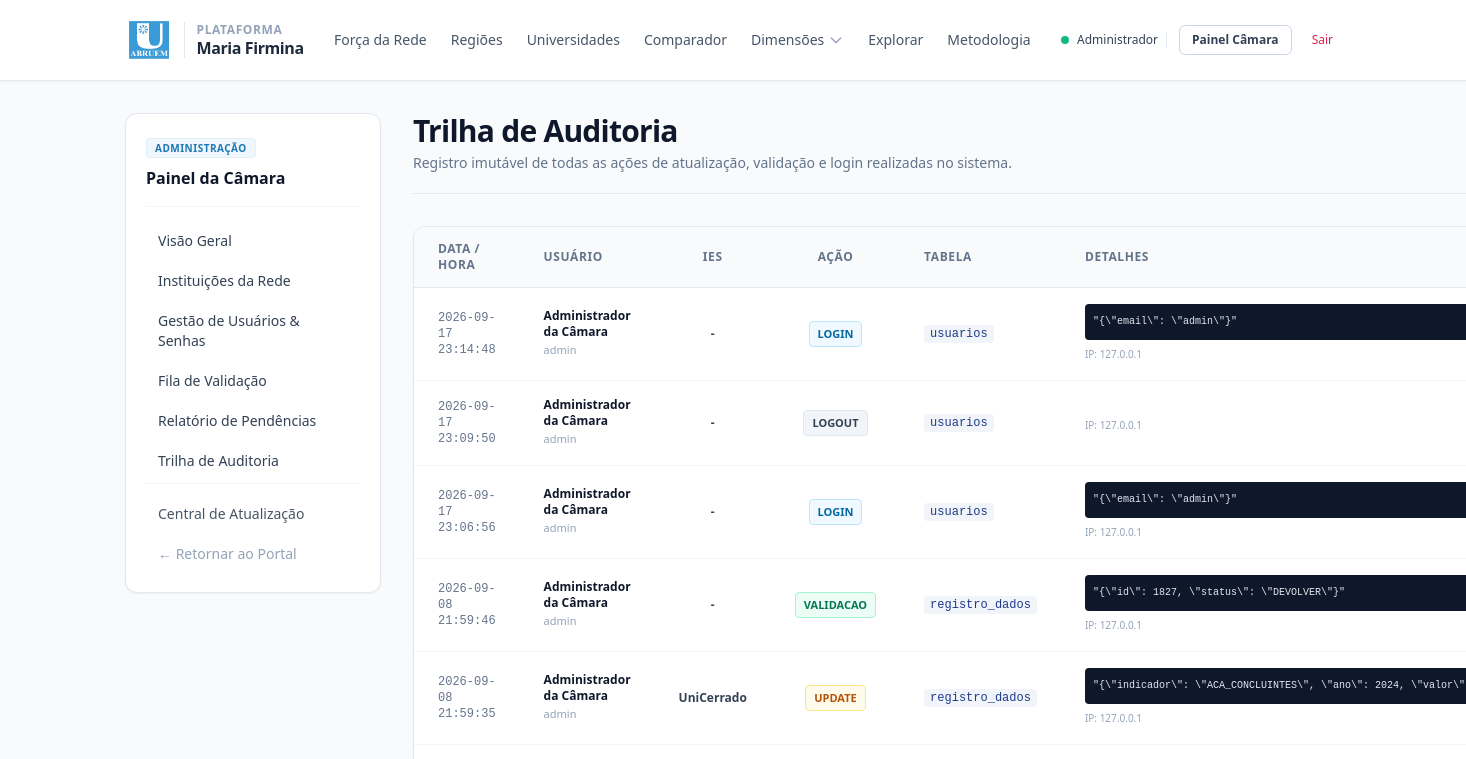
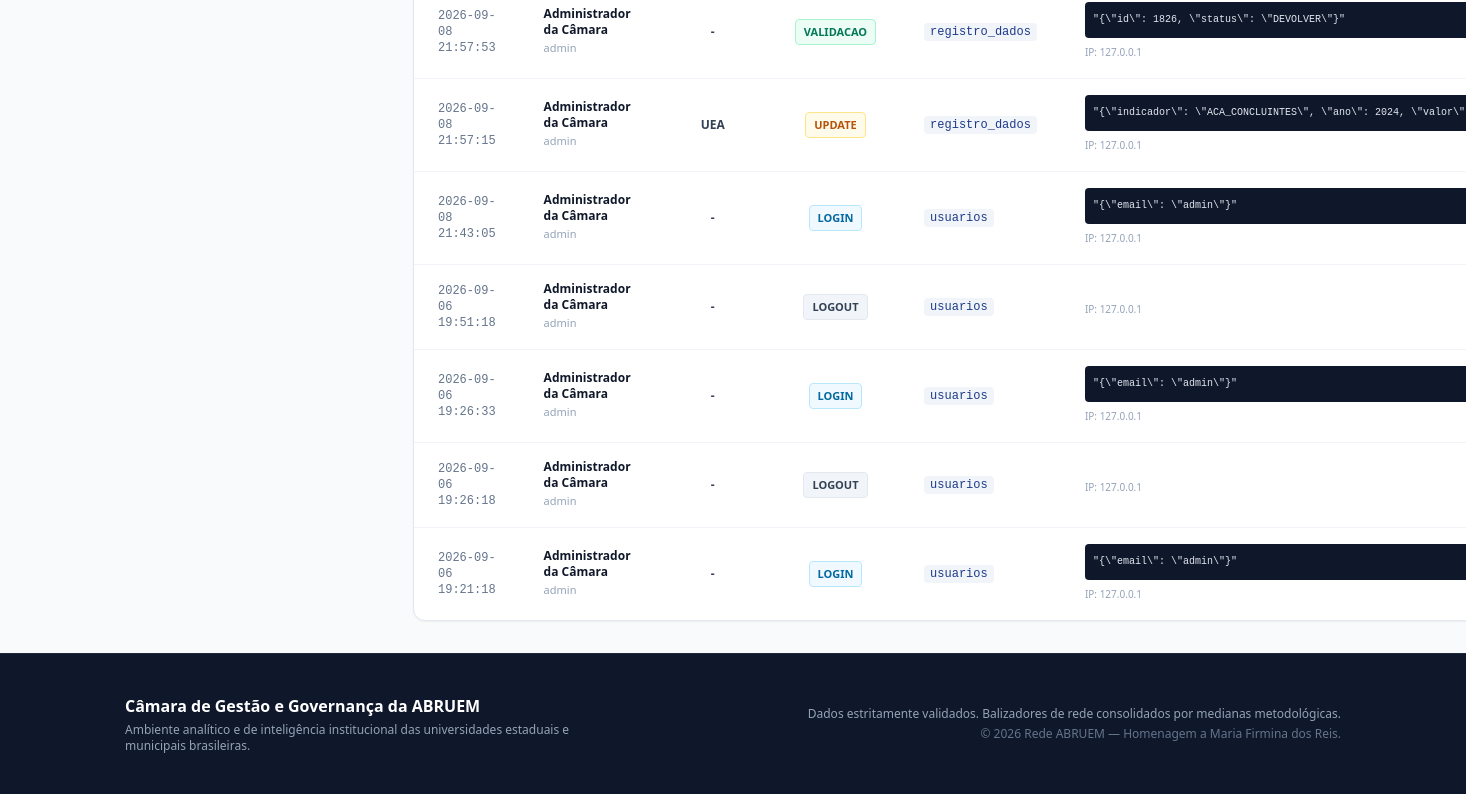
/admin/auditoria (signed in), run on an earlier commit of the app's database (2 pictures, top to bottom).
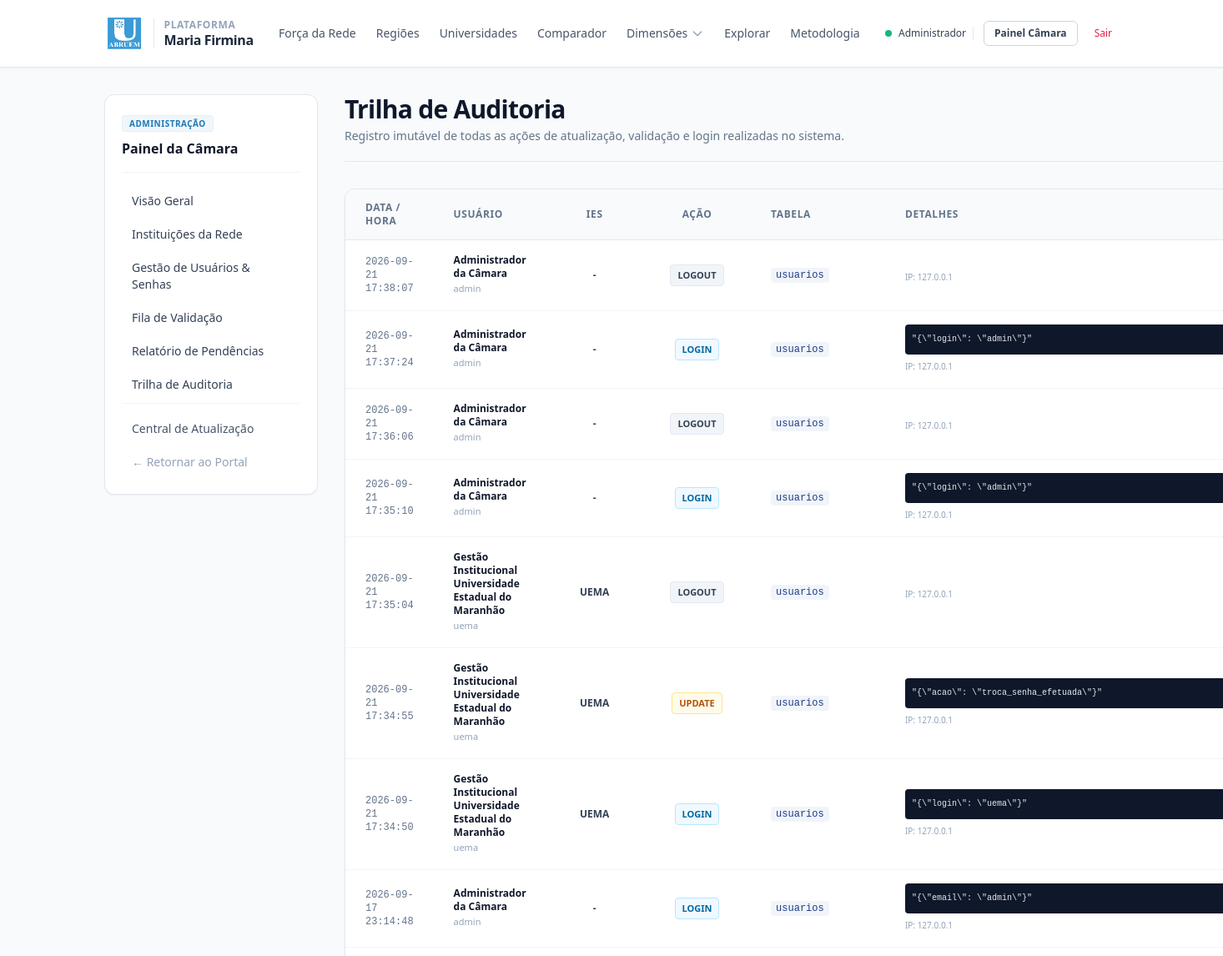
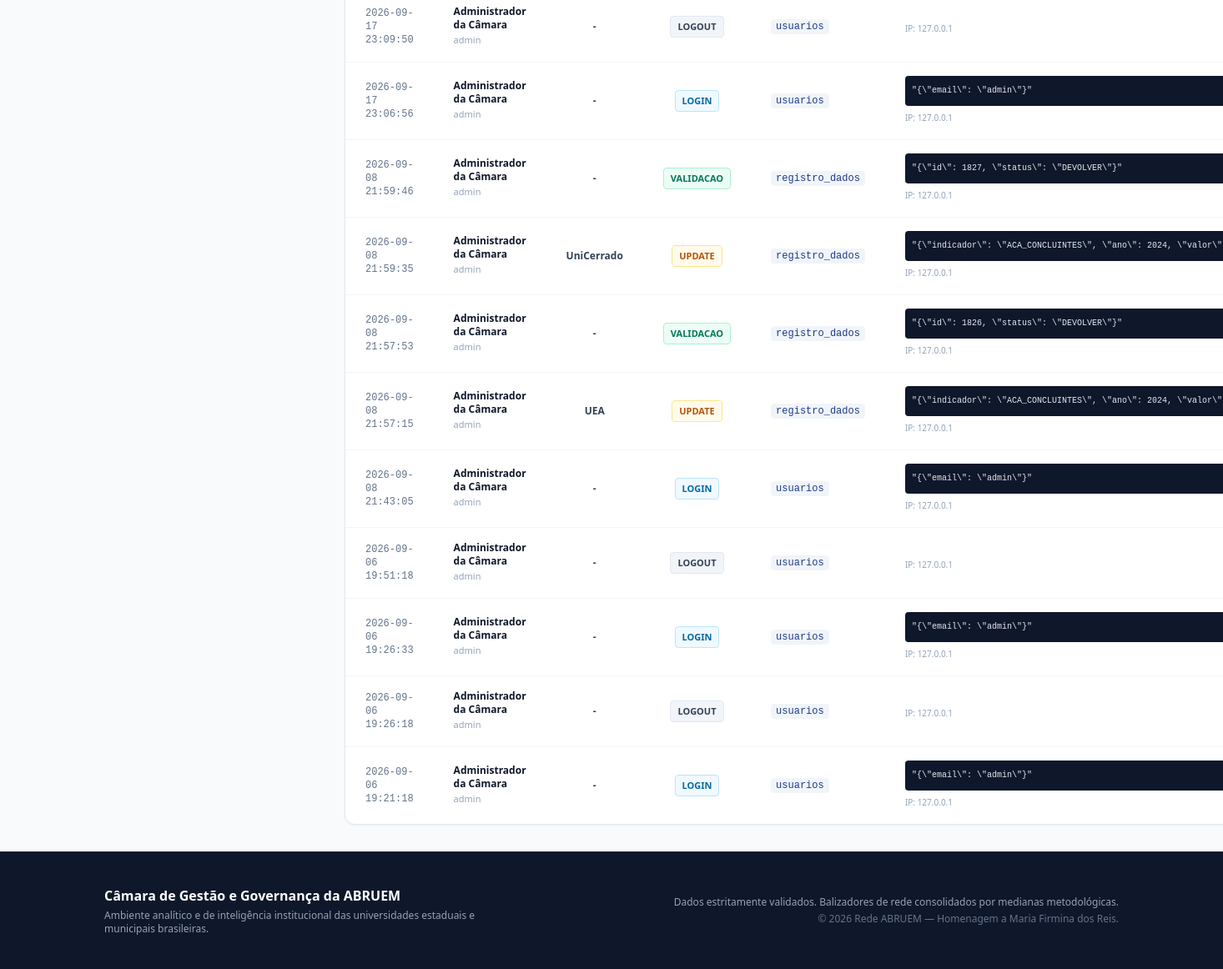
And on a later commit of the database (2 pictures, top to bottom).
### tables this page shows
CREATE TABLE auditoria (
    id INTEGER PRIMARY KEY AUTOINCREMENT,
    usuario_id INTEGER,
    universidade_id TEXT,
    tabela_afetada TEXT NOT NULL,
    acao TEXT NOT NULL,
    dados_antigos TEXT,
    dados_novos TEXT,
    ip_origem TEXT,
    criado_em DATETIME DEFAULT CURRENT_TIMESTAMP,
    FOREIGN KEY (usuario_id) REFERENCES usuarios(id) ON DELETE SET NULL,
    FOREIGN KEY (universidade_id) REFERENCES universidades(id) ON DELETE SET NULL
);

CREATE TABLE usuarios (
    id INTEGER PRIMARY KEY AUTOINCREMENT,
    nome TEXT NOT NULL,
    email TEXT NOT NULL UNIQUE,
    senha_hash TEXT NOT NULL,
    perfil TEXT NOT NULL,
    universidade_id TEXT,
    precisa_trocar_senha INTEGER DEFAULT 0,
    ativo INTEGER DEFAULT 1,
    criado_em DATETIME DEFAULT CURRENT_TIMESTAMP,
    FOREIGN KEY (universidade_id) REFERENCES universidades(id) ON DELETE SET NULL
);

CREATE TABLE universidades (
    id TEXT PRIMARY KEY,
    sigla TEXT NOT NULL UNIQUE,
    nome TEXT NOT NULL,
    tipo TEXT NOT NULL,
    uf TEXT NOT NULL,
    regiao TEXT NOT NULL,
    municipio_sede TEXT,
    ano_filiacao INTEGER,
    status TEXT DEFAULT 'ATIVA',
    criado_em DATETIME DEFAULT CURRENT_TIMESTAMP
, autonomia_financeira INTEGER DEFAULT 0);

### app/controllers/admin_controller.py (the view)
@admin_bp.route('/auditoria')
def auditoria():
    aud_repo = AuditoriaRepository()
    registros_aud = aud_repo.listar_ultimas(100)
    return render_template('admin/auditoria.html', auditoria=registros_aud)

### app/controllers/admin_controller.py (called while the page is built)
@admin_bp.before_request
def verificar_acesso_admin():
    if not AuthService.esta_autenticado() or not AuthService.exigir_admin():
        abort(403)

### app/repositories/auditoria_repository.py (called while the page is built)
    def listar_ultimas(self, limite=100):
        sql = """
            SELECT a.*, u.nome as usuario_nome, u.email as usuario_email,
                   uni.sigla as universidade_sigla
            FROM auditoria a
            LEFT JOIN usuarios u ON a.usuario_id = u.id
            LEFT JOIN universidades uni ON a.universidade_id = uni.id
            ORDER BY a.criado_em DESC
            LIMIT %s
        """
        return self.executar_consulta(sql, (limite,))

### app/repositories/base_repository.py (called while the page is built)
    def executar_consulta(self, sql, parametros=None):
        sql_sqlite = sql.replace('%s', '?')
        conn = get_db_connection()
        try:
            cursor = conn.cursor()
            cursor.execute(sql_sqlite, parametros or ())
            return cursor.fetchall()
        finally:
            conn.close()

### app/services/auth_service.py (called while the page is built)
    @staticmethod
    def esta_autenticado():
        return 'usuario_id' in session

    @staticmethod
    def exigir_admin():
        return session.get('perfil') == 'ADMIN_CAMARA'

### database/connection.py (called while the page is built)
def dict_factory(cursor, row):
    d = {}
    for idx, col in enumerate(cursor.description):
        d[col[0]] = row[idx]
    return d

def get_db_connection():
    caminho_db = Path(Config.DB_PATH)
    caminho_db.parent.mkdir(parents=True, exist_ok=True)
    conn = sqlite3.connect(str(caminho_db), timeout=30.0)
    conn.row_factory = dict_factory
    conn.execute("PRAGMA foreign_keys = ON;")
    return conn

### app/templates/admin/auditoria.html (shortened to what this page needs)
{% extends 'layouts/base.html' %}
{% block content %}
<div class="flex flex-col lg:flex-row items-start gap-8">
    {% include 'layouts/sidebar_admin.html' %}
    <div class="flex-1 w-full space-y-8">
        <div class="border-b border-slate-200 pb-5">
            <h1 class="text-2xl sm:text-3xl font-bold text-slate-900 tracking-tight">Trilha de Auditoria</h1>
            <p class="text-sm text-slate-500 mt-1">Registro imutável de todas as ações de atualização, validação e login realizadas no sistema.</p>
        </div>
        <div class="bg-white rounded-xl border border-slate-200 shadow-sm overflow-hidden">
            <div class="overflow-x-auto">
                <table class="w-full text-left text-sm text-slate-600">
                    <thead class="bg-slate-50 text-xs font-semibold uppercase tracking-wider text-slate-500 border-b border-slate-200">
                        <tr>
                            <th scope="col" class="px-6 py-3.5 w-1/6">Data / Hora</th>
                            <th scope="col" class="px-6 py-3.5 w-1/5">Usuário</th>
                            <th scope="col" class="px-6 py-3.5 w-1/12 text-center">IES</th>
                            <th scope="col" class="px-6 py-3.5 text-center w-1/12">Ação</th>
                            <th scope="col" class="px-6 py-3.5 w-1/6">Tabela</th>
                            <th scope="col" class="px-6 py-3.5 w-1/4">Detalhes</th>
                        </tr>
                    </thead>
                    <tbody class="divide-y divide-slate-100">
                        {% for a in auditoria %}
                        <tr class="hover:bg-slate-50/80 transition-colors">
                            <td class="px-6 py-4 font-mono text-xs text-slate-500">{{ a.criado_em }}</td>
                            <td class="px-6 py-4">
                                <strong class="text-slate-900 text-xs block">{{ a.usuario_nome or 'Sistema' }}</strong>
                                <span class="text-[11px] text-slate-400 block truncate">{{ a.usuario_email or '' }}</span>
                            </td>
                            <td class="px-6 py-4 text-center font-semibold text-slate-700 text-xs">
                                {{ a.universidade_sigla or '-' }}
                            </td>
                            <td class="px-6 py-4 text-center">
                                <span class="inline-flex items-center px-2 py-0.5 rounded text-[11px] font-bold uppercase
                                    {% if a.acao == 'LOGIN' %} bg-sky-50 text-sky-700 border border-sky-200
                                    {% elif a.acao == 'VALIDACAO' %} bg-emerald-50 text-emerald-700 border border-emerald-200
                                    {% elif a.acao == 'UPDATE' %} bg-amber-50 text-amber-700 border border-amber-200
                                    {% else %} bg-slate-100 text-slate-700 border border-slate-200 {% endif %}">
                                    {{ a.acao }}
                                </span>
                            </td>
                            <td class="px-6 py-4 font-mono text-xs text-slate-600">
                                <code>{{ a.tabela_afetada }}</code>
                            </td>
                            <td class="px-6 py-4">
                                {% if a.dados_novos %}
                                    <pre class="bg-slate-900 text-slate-200 text-[10px] p-2 rounded max-h-24 overflow-y-auto font-mono">{{ a.dados_novos | tojson(indent=2) }}</pre>
                                {% endif %}
                                <span class="text-[10px] text-slate-400 block mt-1">IP: {{ a.ip_origem or '127.0.0.1' }}</span>
                            </td>
                        </tr>
                        {% else %}
                        <tr>
                            <td colspan="6" class="px-6 py-8 text-center text-sm text-slate-400">Nenhum evento registrado na auditoria até o momento.</td>
                        </tr>
                        {% endfor %}
                    </tbody>
                </table>
            </div>
        </div>
    </div>
</div>
{% endblock %}

### app/templates/layouts/base.html (shortened to what this page needs)
<!DOCTYPE html>
<html lang="pt-BR" class="h-full bg-slate-50">
<head>
    <script src="https://cdn.tailwindcss.com"></script>
    <link rel="stylesheet" href="{{ url_for('static', filename='css/main.css') }}">
    <link rel="stylesheet" href="{{ url_for('static', filename='css/componentes.css') }}">
</head>
<body class="flex flex-col min-h-full font-sans text-slate-900 antialiased selection:bg-abruem-500 selection:text-white">
    {% include 'layouts/navbar.html' %}
    <main class="flex-1 max-w-7xl w-full mx-auto px-4 sm:px-6 lg:px-8 py-8">
        {% block content %}{% endblock %}
    </main>
    {% include 'layouts/footer.html' %}
</body>
</html>

### app/templates/layouts/navbar.html (shortened to what this page needs)
<header class="sticky top-0 z-50 bg-white/95 backdrop-blur border-b border-slate-200 shadow-sm">
    <div class="max-w-7xl mx-auto px-4 sm:px-6 lg:px-8 h-20 flex items-center justify-between">
        <a href="{{ url_for('home.index') }}" class="flex items-center gap-3 group">
            <img src="{{ url_for('static', filename='img/logo-abruem.png') }}" alt="Logo ABRUEM" class="h-12 w-auto object-contain transition group-hover:scale-105">
            <div class="flex flex-col border-l border-slate-200 pl-3">
                <span class="text-xs font-semibold uppercase tracking-wider text-slate-400">Plataforma</span>
                <span class="text-base font-bold text-slate-800 tracking-tight leading-tight group-hover:text-abruem-600 transition">Maria Firmina</span>
            </div>
        </a>
        <nav class="hidden lg:flex items-center gap-1 text-sm font-medium text-slate-600">
            <a href="{{ url_for('home.index') }}" class="px-2.5 py-1.5 rounded-md hover:bg-slate-100 hover:text-slate-900 transition">Força da Rede</a>
            <a href="{{ url_for('regioes.index') }}" class="px-2.5 py-1.5 rounded-md hover:bg-slate-100 hover:text-slate-900 transition">Regiões</a>
            <a href="{{ url_for('universidades.lista') }}" class="px-2.5 py-1.5 rounded-md hover:bg-slate-100 hover:text-slate-900 transition">Universidades</a>
            <a href="{{ url_for('comparador.index') }}" class="px-2.5 py-1.5 rounded-md hover:bg-slate-100 hover:text-slate-900 transition">Comparador</a>
            <div class="relative group">
                <button type="button" class="px-2.5 py-1.5 rounded-md hover:bg-slate-100 hover:text-slate-900 transition inline-flex items-center gap-1">
                    Dimensões
                    <svg class="w-4 h-4 text-slate-400" fill="none" stroke="currentColor" viewBox="0 0 24 24">
                        <path stroke-linecap="round" stroke-linejoin="round" stroke-width="2" d="M19 9l-7 7-7-7"/>
                    </svg>
                </button>
            </div>
            <a href="{{ url_for('explorar.index') }}" class="px-2.5 py-1.5 rounded-md hover:bg-slate-100 hover:text-slate-900 transition">Explorar</a>
            <a href="{{ url_for('metodologia.index') }}" class="px-2.5 py-1.5 rounded-md hover:bg-slate-100 hover:text-slate-900 transition">Metodologia</a>
        </nav>
        <div class="flex items-center gap-3">
            {% if session.get('usuario_id') %}
                <div class="flex items-center gap-2 pr-2 border-r border-slate-200 text-xs">
                    <span class="h-2 w-2 rounded-full bg-emerald-500 animate-pulse"></span>
                    <span class="font-medium text-slate-700">{{ session.get('nome').split()[0] }}</span>
                </div>
                {% if session.get('perfil') == 'ADMIN_CAMARA' %}
                    <a href="{{ url_for('admin.painel') }}" class="px-3 py-1.5 text-xs font-semibold rounded-md border border-slate-300 text-slate-700 hover:bg-slate-50 transition">Painel Câmara</a>
                {% else %}
                    <a href="{{ url_for('minha_universidade.painel') }}" class="px-3 py-1.5 text-xs font-semibold rounded-md border border-slate-300 text-slate-700 hover:bg-slate-50 transition">Minha Universidade</a>
                {% endif %}
                <a href="{{ url_for('auth.logout') }}" class="text-xs font-medium text-rose-600 hover:text-rose-700 px-2 py-1 transition">Sair</a>
            {% else %}
                <a href="{{ url_for('auth.login') }}" class="inline-flex items-center justify-center px-4 py-2 text-sm font-semibold rounded-md bg-abruem-800 text-white hover:bg-abruem-900 shadow-sm transition">Área Restrita</a>
            {% endif %}
        </div>
    </div>
</header>

### app/templates/layouts/sidebar_admin.html
<aside class="w-full lg:w-64 bg-white rounded-xl border border-slate-200 p-5 shadow-sm shrink-0">
    <div class="border-b border-slate-100 pb-4 mb-4">
        <span class="text-[10px] font-bold uppercase tracking-wider text-abruem-600 bg-abruem-50 px-2 py-0.5 rounded border border-abruem-100">Administração</span>
        <h3 class="text-base font-bold text-slate-900 mt-2">Painel da Câmara</h3>
    </div>
    <nav class="space-y-1">
        <a href="{{ url_for('admin.painel') }}" class="flex items-center gap-2.5 px-3 py-2 rounded-lg text-sm font-medium text-slate-700 hover:bg-slate-50 hover:text-abruem-800 transition">
            Visão Geral
        </a>
        <a href="{{ url_for('admin.universidades') }}" class="flex items-center gap-2.5 px-3 py-2 rounded-lg text-sm font-medium text-slate-700 hover:bg-slate-50 hover:text-abruem-800 transition">
            Instituições da Rede
        </a>
        <a href="{{ url_for('admin.usuarios') }}" class="flex items-center gap-2.5 px-3 py-2 rounded-lg text-sm font-medium text-slate-700 hover:bg-slate-50 hover:text-abruem-800 transition">
            Gestão de Usuários & Senhas
        </a>
        <a href="{{ url_for('admin.submissoes') }}" class="flex items-center gap-2.5 px-3 py-2 rounded-lg text-sm font-medium text-slate-700 hover:bg-slate-50 hover:text-abruem-800 transition">
            Fila de Validação
        </a>
        <a href="{{ url_for('relatorios.pendencias') }}" class="flex items-center gap-2.5 px-3 py-2 rounded-lg text-sm font-medium text-slate-700 hover:bg-slate-50 hover:text-abruem-800 transition">
            Relatório de Pendências
        </a>
        <a href="{{ url_for('admin.auditoria') }}" class="flex items-center gap-2.5 px-3 py-2 rounded-lg text-sm font-medium text-slate-700 hover:bg-slate-50 hover:text-abruem-800 transition">
            Trilha de Auditoria
        </a>
        <div class="pt-3 mt-3 border-t border-slate-100 space-y-1">
            <a href="{{ url_for('minha_universidade.painel') }}" class="flex items-center gap-2.5 px-3 py-2 rounded-lg text-sm font-medium text-slate-600 hover:bg-slate-50 hover:text-abruem-800 transition">
                Central de Atualização
            </a>
            <a href="{{ url_for('home.index') }}" class="flex items-center gap-2.5 px-3 py-2 rounded-lg text-sm font-medium text-slate-400 hover:text-slate-600 transition">
                &larr; Retornar ao Portal
            </a>
        </div>
    </nav>
</aside>

### app/templates/layouts/footer.html
<footer class="bg-slate-900 border-t border-slate-800 text-slate-400 text-sm mt-auto py-10">
    <div class="max-w-7xl mx-auto px-4 sm:px-6 lg:px-8 flex flex-col md:flex-row items-center justify-between gap-6 text-center md:text-left">
        <div>
            <strong class="text-white text-base block font-bold">Câmara de Gestão e Governança da ABRUEM</strong>
            <p class="text-xs text-slate-400 mt-1 max-w-md">Ambiente analítico e de inteligência institucional das universidades estaduais e municipais brasileiras.</p>
        </div>
        <div class="md:text-right text-xs space-y-1">
            <p class="text-slate-400">Dados estritamente validados. Balizadores de rede consolidados por medianas metodológicas.</p>
            <p class="text-slate-500">&copy; 2026 Rede ABRUEM — Homenagem a Maria Firmina dos Reis.</p>
        </div>
    </div>
</footer>

### app/static/css/main.css (style rules this page uses)
:root { --primary: #1e3a8a; --primary-hover: #1e40af; --primary-light: #eff6ff; --secondary: #0f172a; --accent: #0284c7; --success: #16a34a; --warning: #d97706; --danger: #dc2626; --bg-page: #f8fafc; --bg-card: #ffffff; --border-color: #e2e8f0; --text-main: #0f172a; --text-muted: #64748b; --font-sans: -apple-system, BlinkMacSystemFont, "Segoe UI", Roboto, Helvetica, Arial, sans-serif; --font-mono: ui-monospace, SFMono-Regular, Menlo, Monaco, Consolas, monospace; }
*, *::before, *::after { box-sizing: border-box; margin: 0; padding: 0; }
a { color: var(--primary); text-decoration: none; transition: color 0.15s ease-in-out; }
code { font-family: var(--font-mono); background-color: #f1f5f9; padding: 2px 6px; border-radius: 4px; font-size: 0.85em; color: var(--primary); }
.text-center { text-align: center; }

What changed in the data, as far as the page shows it:
added auditoria: criado_em "2026-09-21 17:38:07", nome "Administrador da Câmara", email "admin", universidade_sigla "-", acao "LOGOUT", tabela_afetada "usuarios", ip_origem "127.0.0.1"
added auditoria: criado_em "2026-09-21 17:37:24", nome "Administrador da Câmara", email "admin", universidade_sigla "-", acao "LOGIN", tabela_afetada "usuarios", dados_novos|tojson "\"{\\\"login\\\": \\\"admin\\\"}\"", ip_origem "127.0.0.1"
added auditoria: criado_em "2026-09-21 17:36:06", nome "Administrador da Câmara", email "admin", universidade_sigla "-", acao "LOGOUT", tabela_afetada "usuarios", ip_origem "127.0.0.1"
added auditoria: criado_em "2026-09-21 17:35:10", nome "Administrador da Câmara", email "admin", universidade_sigla "-", acao "LOGIN", tabela_afetada "usuarios", dados_novos|tojson "\"{\\\"login\\\": \\\"admin\\\"}\"", ip_origem "127.0.0.1"
added auditoria: criado_em "2026-09-21 17:35:04", nome "Gestão Institucional Universidade Estadual do Maranhão", email "uema", sigla "UEMA", acao "LOGOUT", tabela_afetada "usuarios", ip_origem "127.0.0.1"
added auditoria: criado_em "2026-09-21 17:34:55", nome "Gestão Institucional Universidade Estadual do Maranhão", email "uema", sigla "UEMA", acao "UPDATE", tabela_afetada "usuarios", dados_novos|tojson "\"{\\\"acao\\\": \\\"troca_senha_efetuada\\\"}\"", ip_origem "127.0.0.1"
added auditoria: criado_em "2026-09-21 17:34:50", nome "Gestão Institucional Universidade Estadual do Maranhão", email "uema", sigla "UEMA", acao "LOGIN", tabela_afetada "usuarios", dados_novos|tojson "\"{\\\"login\\\": \\\"uema\\\"}\"", ip_origem "127.0.0.1"
